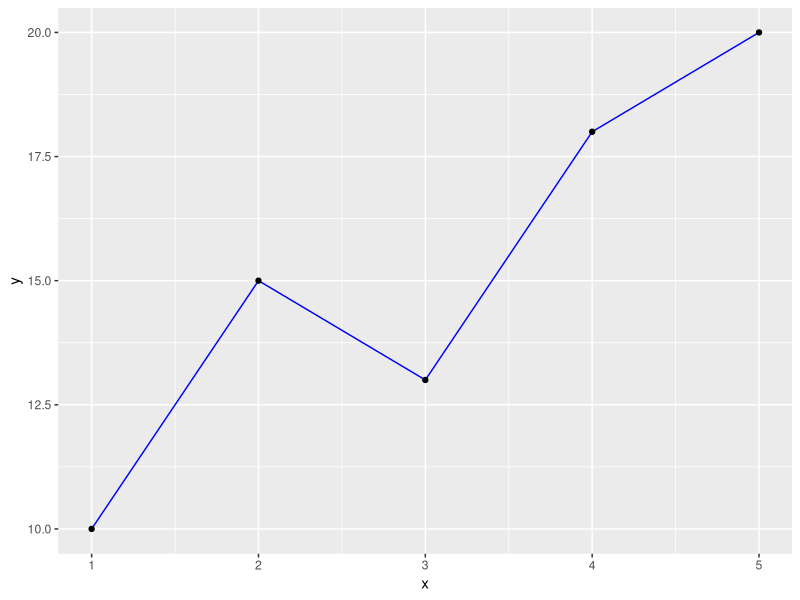

The R source for this figure:
library(ggplot2)

data <- data.frame(
  x = c(1, 2, 3, 4, 5),
  y = c(10, 15, 13, 18, 20)
)

png('output/visualization.png')
ggplot(data, aes(x=x, y=y)) + geom_line(color="blue") + geom_point()
dev.off()
